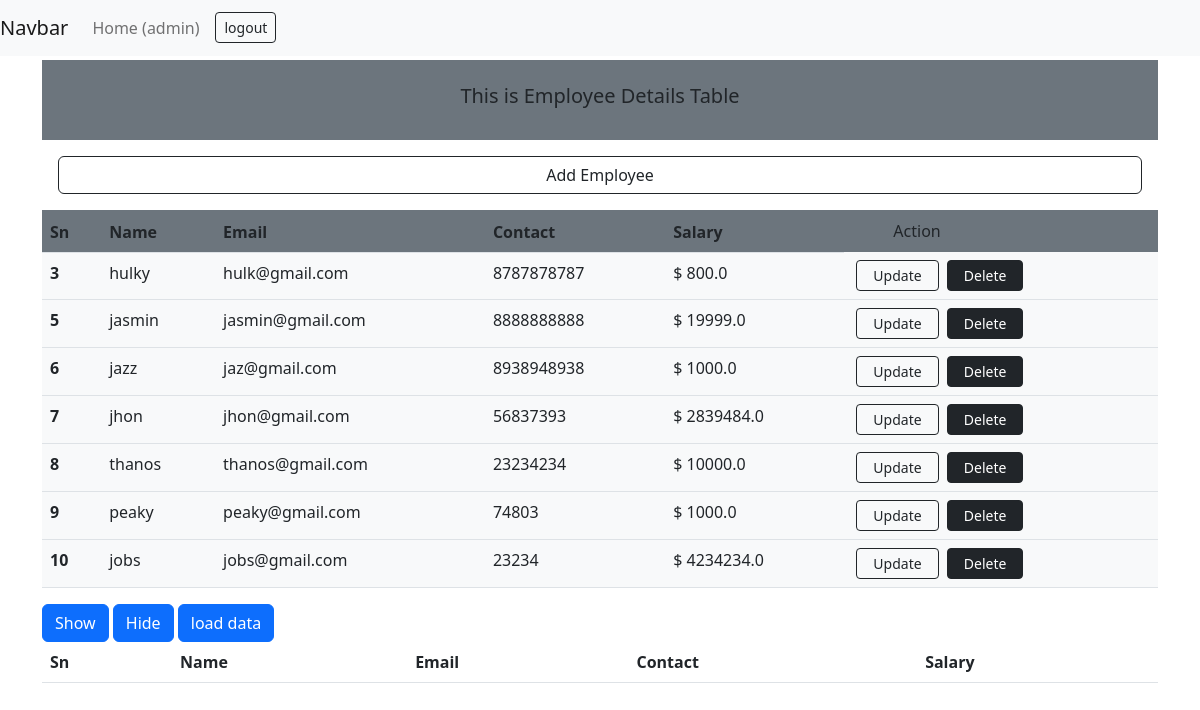
The app's page / (signed in) with its own data.
### app/models.py (models this page shows, shortened)
class Employee(models.Model):
    emp_name = models.CharField(max_length=100)
    emp_email = models.EmailField()
    emp_contact = models.CharField(max_length=15)
    emp_salary = models.FloatField()

### app/views.py (the view)
# urls.py: path('', views.index, name="index"),
@login_required
def index(request):
    emp = Employee.objects.all().order_by('id')
    manager = Group.objects.filter(name='manager').first()
    permissions = Permission.objects.all()
    context = {
        'emp':emp,
        'manager' : manager,
        'permissions' : permissions
    }
    return render(request, 'app/index.html',context)

### app/templates/app/index.html (shortened to what this page needs)
{% extends 'app/base.html' %}
{% block content%}
    {% include 'app/navbar.html' %}
   <div class="container mt-1">
    <div class=" bg-secondary py-4 d-flex justify-content-center">
      <h5>This is Employee Details Table</h5>
    </div>
    {% if perms.app.add_employee %}
      <a href="{% url 'addEmployee' %}" class="btn btn-outline-dark mx-3 mt-3 d-flex justify-content-center" >Add Employee</a>
      {% else %}
      <button class="btn btn-outline-dark mx-5 mt-3 d-flex justify-content-center col-lg-11" disabled>You don't have any permission to add employee</button>
    {% endif %}
    <div>
        <table class="table bg-light mt-3">
            <thead class="thead-dark">
              <tr class="bg-secondary">
                <th scope="col">Sn</th>
                <th scope="col">Name</th>
                <th scope="col">Email</th>
                <th scope="col">Contact</th>
                <th scope="col">Salary</th>
                {% if perms.app.change_employee   %}
                <th scope="col" class="px-5 btn ">Action</th>
                {% endif %}
              </tr>
            </thead>
            <tbody>
              {% for employee in emp %}
              <tr>
                <th scope="row">{{employee.id}}</th>
                <td>{{employee.emp_name}}</td>
                <td>{{employee.emp_email}}</td>
                <td>{{employee.emp_contact}}</td>
                <td>$ {{employee.emp_salary}}</td>
                <td class=" " >
                  {% if perms.app.change_employee %}
                  <a href="{% url 'update-employee' employee.id %}" class="btn btn-sm btn-outline-dark px-3 mx-1">Update</a>
                  {% endif %}
                  {% if perms.app.delete_employee %}
                  <a href="{% url 'delete-employee' employee.id %}" class="btn btn-sm btn-dark px-3">Delete</a>
                  {% endif %}
                </td>
              </tr>
              {% endfor %}
            </tbody>
          </table>
    </div>
   </div>
   <div class="container">
    <div class="row">
      <div class="col-md-12">
        <button class="btn btn-primary" id="clickbtn">Show</button>
        <button class="btn btn-primary" id="hidebtn">Hide</button>
        <button class="btn btn-primary" id="loadbtn" onclick="this.style.visibility = 'hidden'">load data</button>
        <div class="maindata">
          <table class="table">
            <thead>
              <th>Sn</th>
              <th>Name</th>
              <th>Email</th>
              <th>Contact</th>
              <th>Salary</th>
            </thead>
          </table>
        </div>
      </div>
    </div>
   </div>
{% endblock %}

### app/templates/app/navbar.html (shortened to what this page needs)
{% block content %}
<nav class="navbar navbar-expand-lg navbar-light bg-light">
    <a class="navbar-brand" href="#">Navbar</a>
    <div class="collapse navbar-collapse" id="navbarSupportedContent">
      <ul class="navbar-nav mr-auto">
        <li class="nav-item active">
          <a class="nav-link" href="#">Home <span class="sr-only">({{user.username}})</span></a>
        </li>
        {% if request.user.is_authenticated %}
      <li class="nav-item px-2">
        <a class="btn btn-sm btn-outline-dark mt-1 px-2" href="{% url 'logout' %}">logout</a>
      </li>
      {% endif %}
      </ul>
    </div>
  </nav>
{% endblock %}

### records on screen
Employee: id "3", emp_name "hulky", emp_email "hulk@gmail.com", emp_contact "8787878787", emp_salary "800.0"
Employee: id "5", emp_name "jasmin", emp_email "jasmin@gmail.com", emp_contact "8888888888", emp_salary "19999.0"
Employee: id "6", emp_name "jazz", emp_email "jaz@gmail.com", emp_contact "8938948938", emp_salary "1000.0"
Employee: id "7", emp_name "jhon", emp_email "jhon@gmail.com", emp_contact "56837393", emp_salary "2839484.0"
Employee: id "8", emp_name "thanos", emp_email "thanos@gmail.com", emp_contact "23234234", emp_salary "10000.0"
Employee: id "9", emp_name "peaky", emp_email "peaky@gmail.com", emp_contact "74803", emp_salary "1000.0"
Employee: id "10", emp_name "jobs", emp_email "jobs@gmail.com", emp_contact "23234", emp_salary "4234234.0"

### other values on screen
{{ user.username }} "admin"
